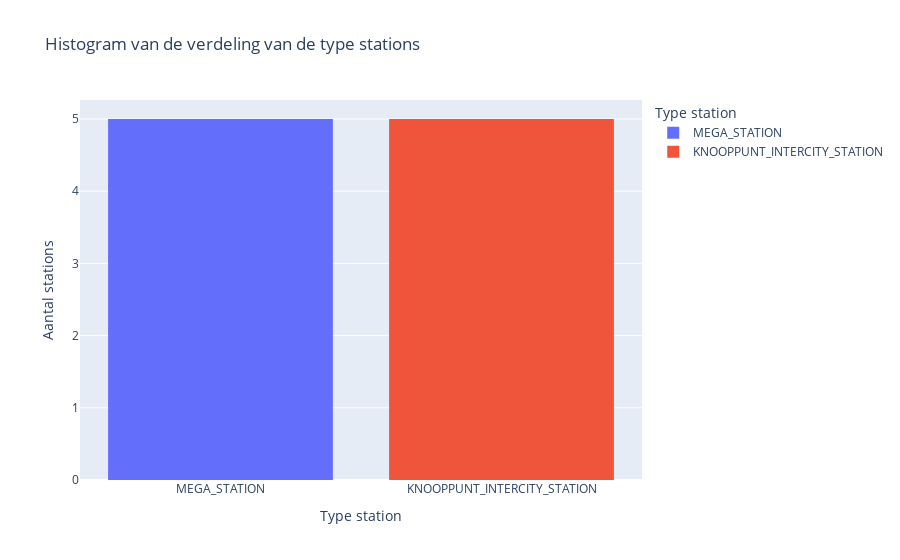

This figure's notebook cell:
### Code cell
#Histogram van de verdeling van de type stations (gemaakt met Plotly)
fig = px.histogram(data_frame = df_stations_data, 
                   x = 'stationType', 
                   color = 'stationType', 
                   labels = {"stationType":"Type station"}, 
                   title = 'Histogram van de verdeling van de type stations')
fig.update_yaxes(title_text = 'Aantal stations')
fig.show()

### Figure 1 — Plotly figure (JSON) as saved in the notebook; plotly's stock layout.template omitted (floating-point values rounded to 4 significant figures)
{"data": [{"alignmentgroup": "True", "bingroup": "x", "hovertemplate": "Type station=%{x}<br>count=%{y}<extra></extra>", "legendgroup": "MEGA_STATION", "marker": {"color": "#636efa", "pattern": {"shape": ""}}, "name": "MEGA_STATION", "offsetgroup": "MEGA_STATION", "orientation": "v", "showlegend": true, "type": "histogram", "x": ["MEGA_STATION", "MEGA_STATION", "MEGA_STATION", "MEGA_STATION", "MEGA_STATION"], "xaxis": "x", "yaxis": "y"}, {"alignmentgroup": "True", "bingroup": "x", "hovertemplate": "Type station=%{x}<br>count=%{y}<extra></extra>", "legendgroup": "KNOOPPUNT_INTERCITY_STATION", "marker": {"color": "#EF553B", "pattern": {"shape": ""}}, "name": "KNOOPPUNT_INTERCITY_STATION", "offsetgroup": "KNOOPPUNT_INTERCITY_STATION", "orientation": "v", "showlegend": true, "type": "histogram", "x": ["KNOOPPUNT_INTERCITY_STATION", "KNOOPPUNT_INTERCITY_STATION", "KNOOPPUNT_INTERCITY_STATION", "KNOOPPUNT_INTERCITY_STATION", "KNOOPPUNT_INTERCITY_STATION"], "xaxis": "x", "yaxis": "y"}], "layout": {"barmode": "relative", "legend": {"title": {"text": "Type station"}, "tracegroupgap": 0}, "title": {"text": "Histogram van de verdeling van de type stations"}, "xaxis": {"anchor": "y", "categoryarray": ["MEGA_STATION", "KNOOPPUNT_INTERCITY_STATION"], "categoryorder": "array", "domain": [0, 1], "title": {"text": "Type station"}}, "yaxis": {"anchor": "x", "domain": [0, 1], "title": {"text": "Aantal stations"}}}}
